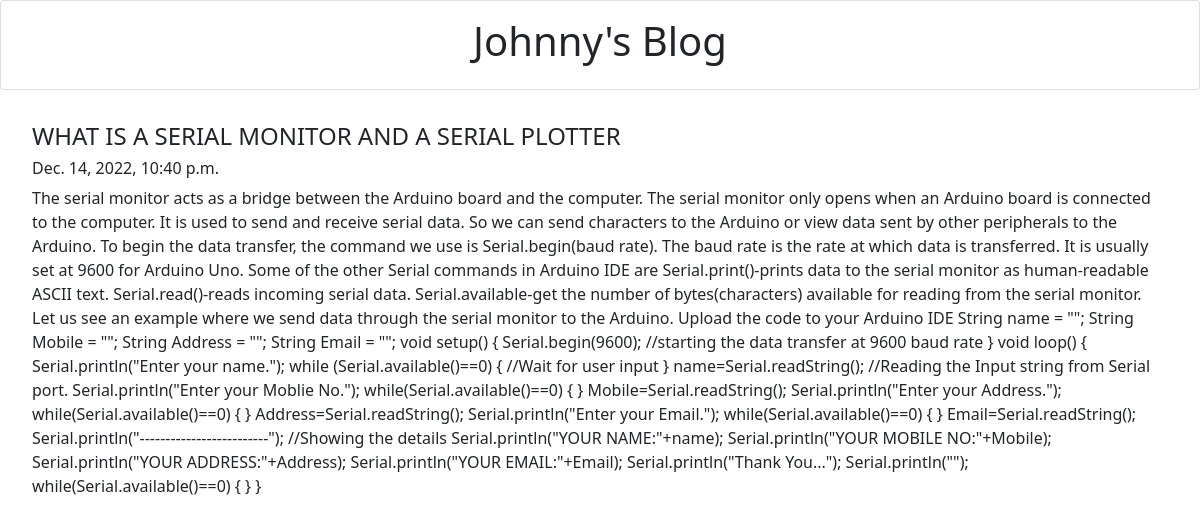
The app's page /post/4 with its own data.
### myblog/models.py (models this page shows)
class Post(models.Model):
	title= models.CharField(max_length=200)
	details= models.CharField(max_length=100000000)
	created_on= models.DateTimeField(default=datetime.now, blank=True)

### myblog/views.py (the view)
# urls.py: path('post/<str:pk>', views.post, name='post'),
def post(request, pk):
	posts = Post.objects.get(id=pk)
	return render(request, 'posts.html', {'posts': posts})

### templates/posts.html (shortened to what this page needs)
<!doctype html>
<html lang="en">
  <head>
    <link href="https://cdn.jsdelivr.net/npm/bootstrap@5.0.2/dist/css/bootstrap.min.css" rel="stylesheet">
  </head>
  <body>
   <div class="card text-center">
  <div class="card-body">
    <h1 class="card-title">Johnny's Blog</h1>
  </div>
</div>
<div class="card-body">
<div class="card-body">
    <h4 class="card-title">{{posts.title}}</h4>
    <h6>{{posts.created_on}}</h6>
    <p class="card-text">{{posts.details}}</p>
  </div>
</div>
  </body>
</html>

### records on screen
Post: title "WHAT IS A SERIAL MONITOR AND A SERIAL PLOTTER", created_on "Dec. 14, 2022, 10:40 p.m.", details "The serial monitor acts as a bridge between the Arduino board and the computer. The serial monitor only opens when an Arduino board is connected to the computer. It is used to send and receive serial data. So we can send characters to the Arduino or view data sent by other peripherals to the Arduino. To begin the data transfer, the command we use is Serial.begin(baud rate). The baud rate is the rate at which data is transferred. It is usually set at 9600 for Arduino Uno. Some of the other Serial commands in Arduino IDE are Serial.print()-prints data to the serial monitor as human-readable ASCII text. Serial.read()-reads incoming serial data. Serial.available-get the number of…"
